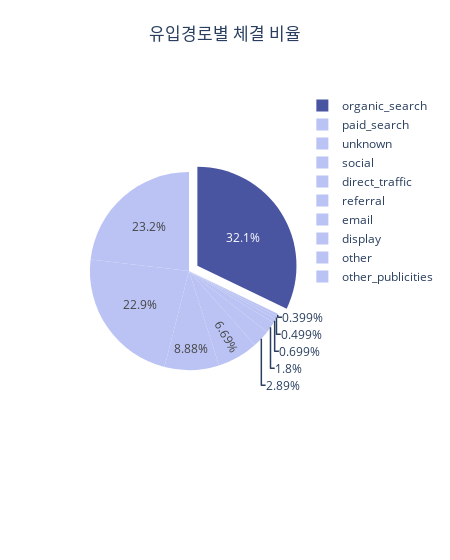

Notebook code cell kept with this figure:
### Markdown cell above
### 유입경로별 체결 비율

### Code cell
won_percentages = round(won_counts['seller_id'] / won_counts['seller_id'].sum() * 100, 1)

color = ['#4A55A2','#BAC3F3','#BAC3F3','#BAC3F3','#BAC3F3','#BAC3F3','#BAC3F3','#BAC3F3','#BAC3F3','#BAC3F3']
fig = px.pie(values=won_percentages, names=won_counts['origin'])

fig.update_layout(
    title={
        'text': '유입경로별 체결 비율',  # 제목 텍스트
        'x': 0.5,  # x축 위치를 중앙으로 설정
        'xanchor': 'center',  # x축 위치의 기준을 중앙으로 설정
        'y': 0.95,  # y축 위치를 설정 (0~1 범위, 상단으로 갈수록 작은 값)
        'yanchor': 'top'  # y축 위치의 기준을 상단으로 설정
    },
    legend=dict(),
    width=450
)
fig.update_traces(pull=[0.1, 0, 0, 0],marker_colors=color)

fig.show()
#plot(fig, filename = '유입경로별 체결 비율', auto_open=True)

### Figure 1 — Plotly figure (JSON) as saved in the notebook; plotly's stock layout.template omitted (floating-point values rounded to 4 significant figures)
{"data": [{"domain": {"x": [0, 1], "y": [0, 1]}, "hovertemplate": "label=%{label}<br>value=%{value}<extra></extra>", "labels": ["organic_search", "paid_search", "unknown", "social", "direct_traffic", "referral", "email", "display", "other", "other_publicities"], "legendgroup": "", "marker": {"colors": ["#4A55A2", "#BAC3F3", "#BAC3F3", "#BAC3F3", "#BAC3F3", "#BAC3F3", "#BAC3F3", "#BAC3F3", "#BAC3F3", "#BAC3F3"]}, "name": "", "pull": [0.1, 0, 0, 0], "showlegend": true, "type": "pie", "values": [32.2, 23.2, 22.9, 8.9, 6.7, 2.9, 1.8, 0.7, 0.5, 0.4]}], "layout": {"legend": {"tracegroupgap": 0}, "margin": {"t": 60}, "title": {"text": "유입경로별 체결 비율", "x": 0.5, "xanchor": "center", "y": 0.95, "yanchor": "top"}, "width": 450}}
